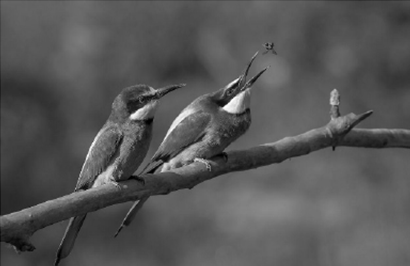
%> input picture ch02/birds.png, 410 x 266 px
$ octave ch02_histeq2.m   (GNU Octave 9; MATLAB toolbox functions it lacks are replaced by stand-ins)
%> lines starting %> are read from the running program, lines starting %| are printed output that depends on the picture
 % histogram equalization demo
clear;
close all;

I = imread('birds.png');
%> I is the input picture: size 266x410x3 uint8; min 0, max 255, mean 86.1

% original image
Igray = rgb2gray(I);
subplot(3,2,1), imshow(Igray), title('original');
subplot(3,2,2), imhist(Igray);

% global hist equalization
Ieq = histeq(Igray);
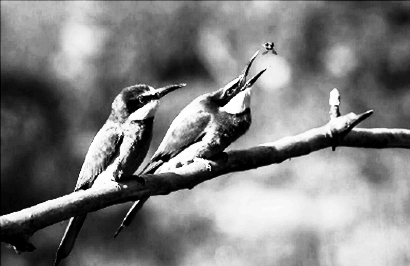
%> Ieq: size 266x410 uint8; min 0, max 255, mean 126.8
subplot(3,2,3), imshow(Ieq), title('histeq');
subplot(3,2,4), imhist(Ieq);

% adaptive hist equalization
Iaeq = adapthisteq(Igray);
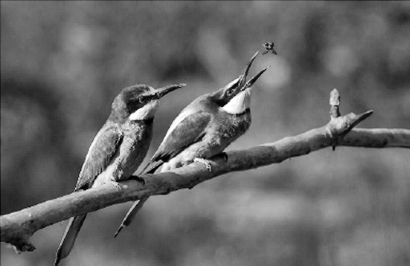
%> Iaeq: size 266x410 uint8; min 0, max 255, mean 102.4
subplot(3,2,5), imshow(Iaeq), title('adapthisteq');
subplot(3,2,6), imhist(Ieq);
%> after `imhist(Ieq)`:
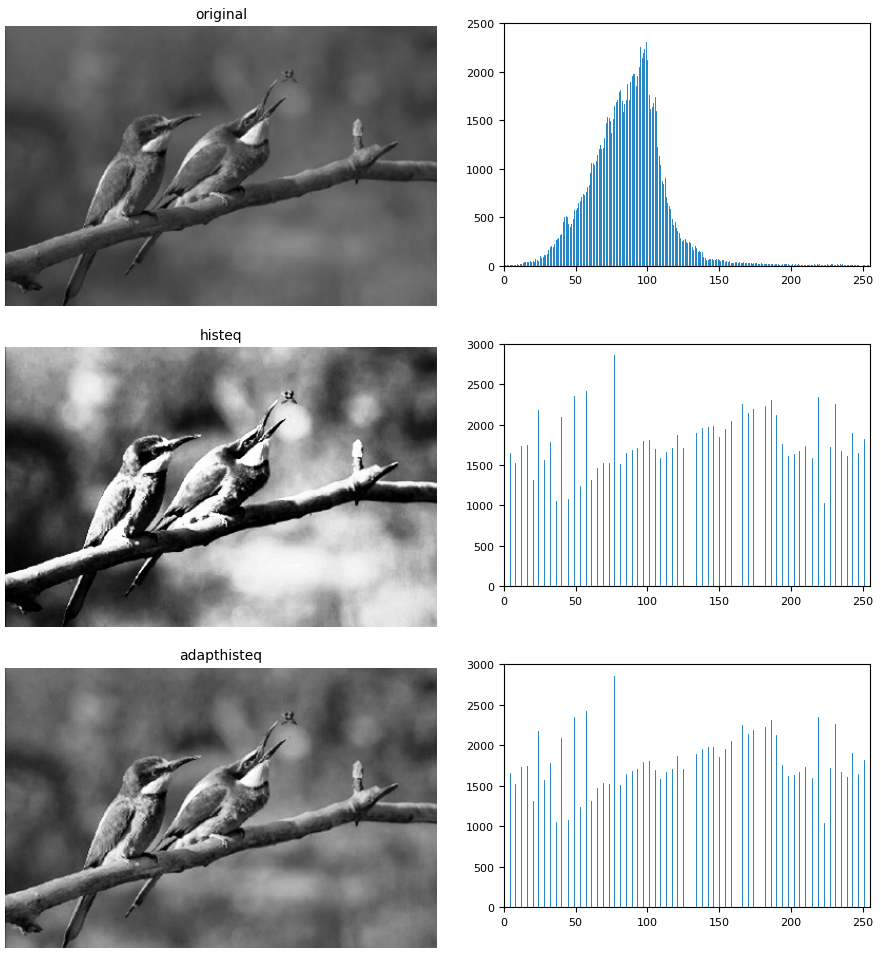
%> figure redrawn from the program's plot data, 6 panels

$ run again, with ch02/onion.png copied over ch02/birds.png
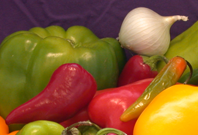
%> input picture ch02/onion.png, 198 x 135 px
%> I is the input picture: size 135x198x3 uint8; mean R, G, B 137.3, 92.8, 45.3
%> `Ieq = histeq(Igray);`:
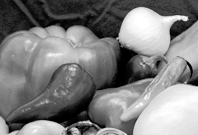
%> Ieq: size 135x198 uint8; min 0, max 255, mean 126.6
%> `Iaeq = adapthisteq(Igray);`:
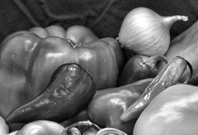
%> Iaeq: size 135x198 uint8; min 0, max 255, mean 105.8

$ run again, with ch02/zebra.png copied over ch02/birds.png
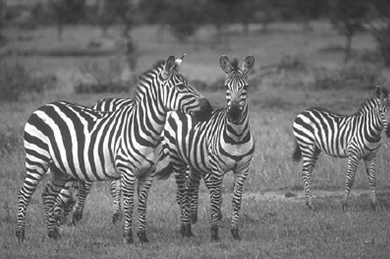
%> input picture ch02/zebra.png, 390 x 259 px
%> I is the input picture: size 259x390x3 uint8; min 26, max 255, mean 113.8
%> `Ieq = histeq(Igray);`:
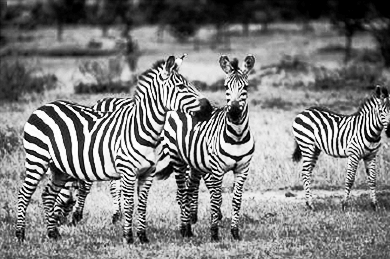
%> Ieq: size 259x390 uint8; min 0, max 255, mean 126.7
%> `Iaeq = adapthisteq(Igray);`:
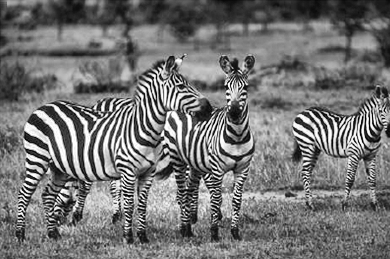
%> Iaeq: size 259x390 uint8; min 0, max 255, mean 115.9
